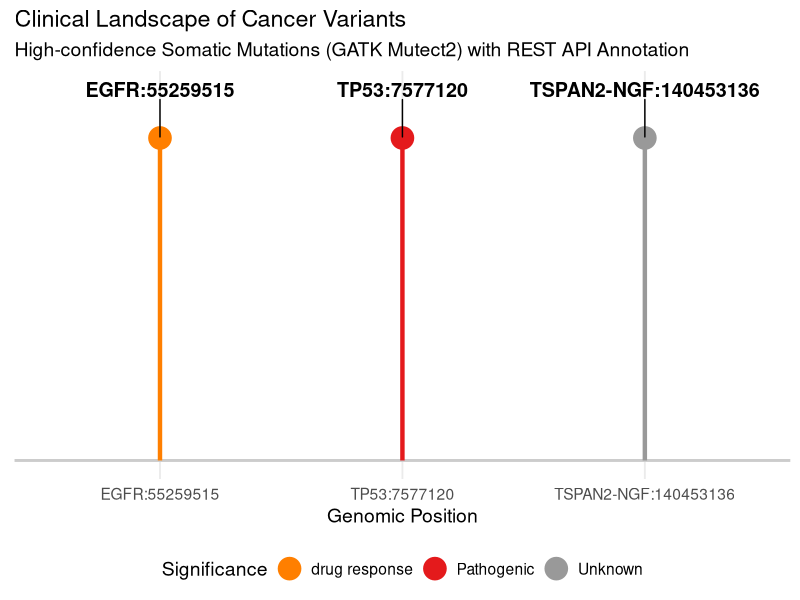

Write R code to recreate this figure.
# 03_visualize_variants.R
# Generate publication-quality lollipop plot for annotated variants
library(ggplot2)
library(ggrepel)

# Set up a robust color palette for the clinical significance classes in your data
clin_colors <- c(
    "Pathogenic" = "#e41a1c", # Red
    "drug response" = "#ff7f00", # Orange
    "Unknown" = "#999999" # Gray
)

# 1. Load annotated clinical variants
cat("Loading annotated clinical variants...\n")
# This reads the exact CSV file you validated in the last turn
variants_df <- read.csv("../results/annotated_clinical_variants.csv")

# Create mutation labels for plotting from Gene and Position
variants_df$Label <- paste0(variants_df$Gene, ":", variants_df$Position)

# 2. Create the lollipop plot
cat("Generating variant landscape visualization...\n")
plot <- ggplot(variants_df, aes(x = Label, y = 1, color = Significance)) +
    # Base horizontal line
    geom_hline(yintercept = 0, color = "gray80", size = 1) +
    # Draw the lollipop segment, coloring by Significance
    geom_linerange(aes(ymin = 0, ymax = 1), size = 1.5, position = position_dodge(width = 0.8)) +
    # Draw the lollipop head (point), coloring and filling by Significance
    geom_point(aes(y = 1, fill = Significance), size = 6, shape = 21, stroke = 1.5, position = position_dodge(width = 0.8)) +
    # Apply the custom color and fill scales defined above
    scale_color_manual(values = clin_colors) +
    scale_fill_manual(values = clin_colors) +
    # Add bold, non-overlapping labels
    geom_text_repel(aes(y = 1, label = Label), color = "black", size = 5, fontface = "bold", nudge_y = 0.15) +
    # Set professional titles and labels
    labs(
        title = "Clinical Landscape of Cancer Variants",
        subtitle = "High-confidence Somatic Mutations (GATK Mutect2) with REST API Annotation",
        x = "Genomic Position",
        y = "Variant Status"
    ) +
    # Apply clean minimalist theme
    theme_minimal(base_size = 14) +
    theme(
        axis.text.y = element_blank(),
        axis.ticks.y = element_blank(),
        axis.title.y = element_blank(),
        panel.grid.major.y = element_blank(),
        panel.grid.minor.y = element_blank(),
        legend.position = "bottom"
    )

# 3. Save the final visualization
cat("Saving clinical landscape report...\n")
# Save a high-resolution image ready for presentation or portfolio use
ggsave("../results/variant_lollipop_plot.png", plot, width = 10, height = 6, dpi = 300)
cat("Pipeline visualization complete! File saved in results/.\n")
